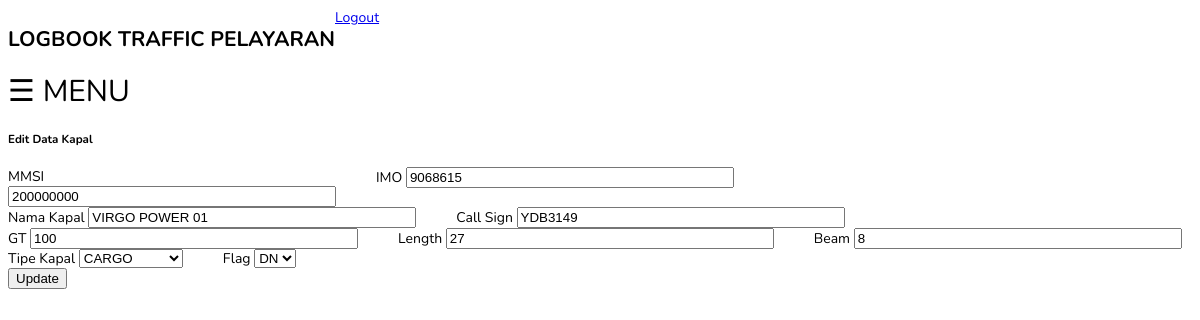
The page /editKapal.php?MMSI=200000000 (signed in) on the database its author committed.
### tables this page shows
CREATE TABLE `kapal` (
  `MMSI` int(20) NOT NULL,
  `Nama_kapal` varchar(30) NOT NULL,
  `Call_sign` varchar(20) DEFAULT NULL,
  `IMO` int(20) DEFAULT NULL,
  `Tipe_kapal` enum('CARGO','CRUISE','PASSENGER','TANKER','TUG','TUG BOAT','OTHER') DEFAULT NULL,
  `Gross_tonnage` double DEFAULT NULL,
  `Length` double DEFAULT NULL,
  `Width` double DEFAULT NULL,
  `Flag` enum('DN','LN') NOT NULL
);

### editKapal.php (the view, shortened to what this page needs)
<?php
    include 'layout.php';
    include_once 'config.php';
    $old_MMSI_get = $_GET['MMSI'];
    $data = mysqli_query($mysqli, "SELECT * FROM kapal WHERE `kapal`.`MMSI` = $old_MMSI_get");
    while($data2 = mysqli_fetch_array($data)) {
        $old_MMSI_get = $data2['MMSI'];
        $Nama_kapal_get = $data2['Nama_kapal'];
        $Call_sign_get = $data2['Call_sign'];
        $IMO_get = $data2['IMO'];
        $Gross_tonnage_get = $data2['Gross_tonnage'];
        $Length_get = $data2['Length'];
        $Width_get = $data2['Width'];
        $Flag_get = $data2['Flag'];
    }
?>
<html>
    <head>
    </head>
    <body>
        <div class="container">
            <div class="card mt-4">
                <div class="card-body">
                    <h5 class="card-title fw-bolder mb-3">Edit Data Kapal</h5>
                    <form action="editKapal.php" method="post" name="update_kapal">
                        <div style="display:flex; align-items:flex-start;">
                            <div class="mb-3">
                                <label for="MMSI" class="form-label">MMSI</label>
                                <div class="col-md-3">
                                    <input id="MMSI" name="MMSI" type="number" class="form-control" style="width:320px" value=<?php echo $old_MMSI_get; ?>
                                    oninput="javascript: if (this.value.length > this.maxLength) this.value = this.value.slice(0, this.maxLength);"
                                    required maxlength="9">
                                </div>
                            </div>
                            <div class="mb-3">
                                <label for="IMO" class="form-label">IMO</label>
                                <input type="number" class="form-control"id="IMO" name="IMO" style="width:320px" nullable value=<?php echo $IMO_get ?>>
                            </div>
                        </div>
                        <div style="display:flex; align-items:flex-start;">
                            <div class="mb-3">
                                <label for="Nama_kapal" class="form-label">Nama Kapal</label>
                                <input type="text" class="form-control"id="Nama_kapal" name="Nama_kapal" style="width:320px" required value="<?php echo $Nama_kapal_get; ?>">
                            </div>
                            <div class="mb-3">
                                <label for="Call_sign" class="form-label">Call Sign</label>
                                <input type="text" class="form-control"id="Call_sign" name="Call_sign" style="width:320px" required value=<?php echo $Call_sign_get?>>
                            </div>
                        </div>
                        <div style="display:flex; align-items:flex-start;">
                            <div class="mb-3">
                                <label for="Gross_tonnage" class="form-label">GT</label>
                                <input type="number" step="0.001" class="form-control"id="Gross_tonnage" name="Gross_tonnage" style="width:320px" nullable value=<?php echo $Gross_tonnage_get ?>>
                            </div>
                            <div class="mb-3">
                                <label for="Length" class="form-label">Length</label>
                                <input type="number" step="0.1" class="form-control"id="Length" name="Length" style="width:320px" nullable value=<?php echo $Length_get?>>
                            </div>
                            <div class="mb-3">
                                <label for="Width" class="form-label">Beam</label>
                                <input type="number" step="0.1" class="form-control"id="Width" name="Width" style="width:320px" nullable value=<?php echo $Width_get?>>
                            </div>
                        </div>
                        <div style="display:flex; align-items:flex-start;">
                            <div class="mb-3">
                                <label for="Tipe_kapal" class="form-label">Tipe Kapal</label>
                                <select name='Tipe_kapal'>
                                <?php
                                            $result = mysqli_query($mysqli, "SELECT COLUMN_TYPE FROM INFORMATION_SCHEMA.COLUMNS WHERE TABLE_NAME = 'kapal' AND COLUMN_NAME = 'Tipe_kapal'");
                                            $row = mysqli_fetch_array($result);
                                            $enumList = explode(",", str_replace("'", "", substr($row['COLUMN_TYPE'], 5, (strlen($row['COLUMN_TYPE'])-6))));
                                            foreach($enumList as $value)
                                            echo "<option value=\"$value\">$value</option>";
                                ?>
                                </select>
                            </div>
                            <div class="mb-3">
                                <label for="Flag" class="form-label">Flag</label>
                                <select name='Flag' value=<?php echo $Flag_get?>>
                                <?php
                                            $result = mysqli_query($mysqli, "SELECT COLUMN_TYPE FROM INFORMATION_SCHEMA.COLUMNS WHERE TABLE_NAME = 'kapal' AND COLUMN_NAME = 'Flag'");
                                            $row = mysqli_fetch_array($result);
                                            $enumList = explode(",", str_replace("'", "", substr($row['COLUMN_TYPE'], 5, (strlen($row['COLUMN_TYPE'])-6))));
                                            foreach($enumList as $value)
                                            echo "<option value=\"$value\">$value</option>";
                                ?>
                                </select>
                            </div>
                        </div>
                        <div class="text-center">
                            <input type="submit" name="Submit" class="btn btn-primary" value="Update" />
                        </div>
                    </form>
                </div>
            </div>
        </div>
    </body>
</html>

### layout.php (style rules this page uses)
body { font-family: 'Nunito'; font-size: 14px; }

### rows shown on the page
kapal: MMSI "200000000", IMO "9068615", Nama_kapal "VIRGO POWER 01", Call_sign "YDB3149", Gross_tonnage "100", Length "27", Width "8", Flag "DN"

### other values the page prints
form field Tipe_kapal "CARGO"
